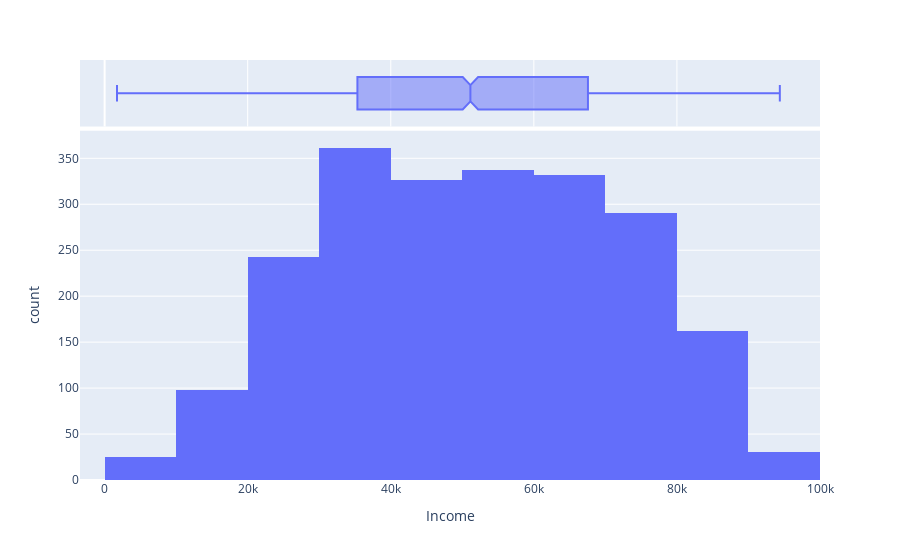

Notebook source saved alongside this figure:
### Code cell
# Histogram
fig = px.histogram(customerData, x = "Income",marginal = 'box',nbins = 15,barmode = "relative")
fig.show()

### Figure 1 — Plotly figure (JSON) as saved in the notebook; plotly's stock layout.template omitted (floating-point values rounded to 4 significant figures; data arrays with more than 128 entries replaced by an {"elided": "..."} marker saying what was removed)
{"data": [{"alignmentgroup": "True", "bingroup": "x", "hovertemplate": "Income=%{x}<br>count=%{y}<extra></extra>", "legendgroup": "", "marker": {"color": "#636efa", "pattern": {"shape": ""}}, "name": "", "nbinsx": 15, "offsetgroup": "", "orientation": "v", "showlegend": false, "type": "histogram", "x": {"elided": "2205 float values"}, "xaxis": "x", "yaxis": "y"}, {"alignmentgroup": "True", "hovertemplate": "Income=%{x}<extra></extra>", "legendgroup": "", "marker": {"color": "#636efa"}, "name": "", "notched": true, "offsetgroup": "", "showlegend": false, "type": "box", "x": {"elided": "2205 float values"}, "xaxis": "x2", "yaxis": "y2"}], "layout": {"barmode": "relative", "legend": {"tracegroupgap": 0}, "margin": {"t": 60}, "xaxis": {"anchor": "y", "domain": [0, 1], "title": {"text": "Income"}}, "xaxis2": {"anchor": "y2", "domain": [0, 1], "matches": "x", "showgrid": true, "showticklabels": false}, "yaxis": {"anchor": "x", "domain": [0, 0.8316], "title": {"text": "count"}}, "yaxis2": {"anchor": "x2", "domain": [0.8416, 1], "matches": "y2", "showgrid": false, "showline": false, "showticklabels": false, "ticks": ""}}}
